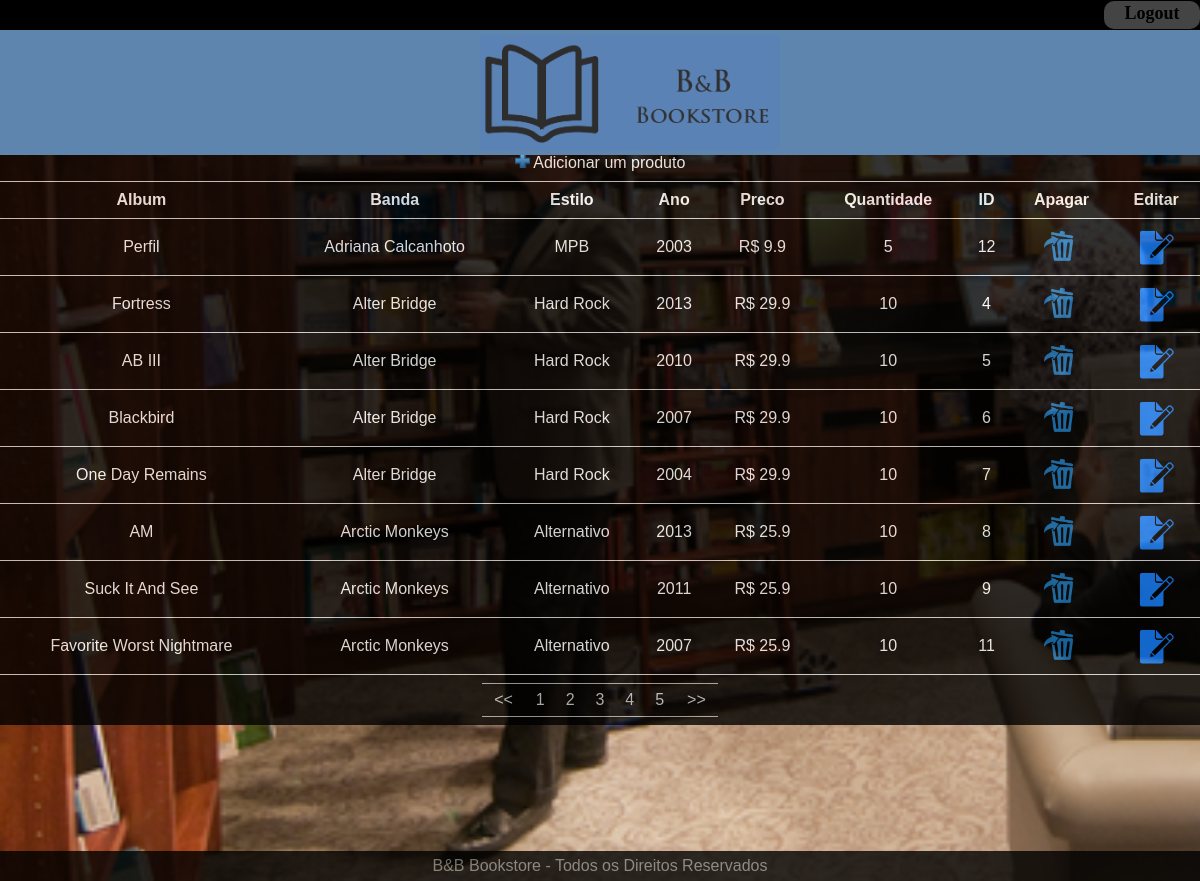
Page /selectcd.php (signed in) on the committed database.
### tables this page shows
CREATE TABLE `cds` (
   `id` int(11) not null auto_increment,
   `album` varchar(300),
   `banda` varchar(50),
   `estilo` varchar(50),
   `ano` int(4),
   `preco` float,
   `quantidade` int(4),
   PRIMARY KEY (`id`)
);

### selectcd.php (the view, shortened to what this page needs)
<html>
    	<head>
		<link type="text/css" rel="stylesheet" href="style.css">
	</head>
    <body>
        <div class="bd">
        <div class="menup">
                <div class="login">
                    <font size="4" align="right"> <a class="meuslinks" href="logout.php"><b>Logout</b></a></font>
                </div>
             </div>
            <div class="cabec">
            <a href='menu.php'><img src="Imagens/logomaior.png" width="300" id="logos"></img></a>
    </div>
        <?php
        include('conexaodb.php');
$pag = $_REQUEST['pag'];
$tamanhopag =8;
if($pag<1)
{
	$ini = 0;
}
else
{
	$ini = ($pag - 1) * $tamanhopag;
}
$query="SELECT * FROM cds";
$recordset = mysql_query($query,$conn);
$registrosTotais = mysql_num_rows($recordset);
$paginas = $registrosTotais / $tamanhopag;
if(($registrosTotais % $tamanhopag)>0)
{
	$paginas = $registrosTotais / $tamanhopag + 1;
}
        $ordem = $_REQUEST["ordem"];
        if($ordem == ""){
            $ordem = "banda";}
        $query="
        SELECT album, banda, estilo, ano, preco, quantidade, id
        FROM cds
        ORDER BY $ordem
        LIMIT $ini,$tamanhopag";
        $recordset = mysql_query($query,$conn);
		echo '<br><br><br><br><br><br><br><br><table class="table"><tr><td colspan="9"><a class="meuslinksa" href="addcd.php"><img src="Imagens/add.png" width="15">  Adicionar um produto</a></td></tr>
<tr><td><b><a class="meuslinksa" href="selectcd.php?ordem=album">Album </a></td> <td> <b><a class="meuslinksa" href="selectcd.php?ordem=banda"> Banda </a> </td> <td> <b><a class="meuslinksa" href="selectcd.php?ordem=estilo">Estilo</a> </td> <td> <b><a class="meuslinksa" href="selectcd.php?ordem=ano">Ano</a> </td> <td> <b><a class="meuslinksa" href="selectcd.php?ordem=preco">Preco</a> </td><td><b><a class="meuslinksa" href="selectcd.php?ordem=quantidade">Quantidade</a></td><td><b> <a class="meuslinksa" href="selectcd.php?ordem=id">ID</a> </td><td><b> Apagar </td><td><b> Editar </td></tr>';
while($registro=mysql_fetch_assoc($recordset))
        {
	       $album = $registro["album"];
	       $banda = $registro["banda"];
	       $estilo = $registro["estilo"];
	       $ano = $registro["ano"];
	       $preco = $registro["preco"];
           $quantidade = $registro["quantidade"];
	       $id = $registro["id"];
	       print "
           <tr>
             <td>$album</td>
             <td> $banda </td>
             <td> $estilo </td>
             <td> $ano </td>
             <td> R$ $preco </td>
             <td> $quantidade </td>
             <td> $id </td>
             <td><a href='javascript:void(0)' onclick='Deletar($id)'><img src='Imagens/delete.png' width='40'></a></td>
             <td><a href='javascript:void(0)' onclick='Editar($id)'><img src='Imagens/edit.png' width='40'></a></td>
             </tr>
             ";
    }
echo "</table>";
echo "<table class='table'><tr><td colspan='9'>";
echo "<table class='tables'><tr><td><a class='meuslinksa' href='selectcd.php?pag=1&ordem=$ordem'> <<  </td>";
for($k=1;$k<=$paginas;$k++)
{
	print "<td><a class='meuslinksa' href='selectcd.php?pag=$k&ordem=$ordem'>$k</a></td>";
}
$k--;
echo "<td><a class='meuslinksa' href='selectcd.php?pag=$k&ordem=$ordem'> >>  </td>";
echo "</tr></table>";
echo "</td></tr></table>";
    ?>
    <br><br><br><br><br><br><br>
    <div class="footer">
B&B Bookstore - Todos os Direitos Reservados
</div>
</div>
    </body>
</html>

### style.css (style rules this page uses)
body { padding: 0; margin: 0; background-color: grey; background-attachment:fixed; background-size:100%; font-family: Montserrat, sans-serif; }
.bd { background-image: url("./Imagens/book.jpg"); background-size: cover; background-repeat: no-repeat; background-attachment: fixed; }
#logos { position: relative; margin-left: auto; margin-right: auto; left: 40%; }
.cabec { position: fixed; top: 30px; left:0px; background-color: #5D85AE; width: 100%; height:120px; padding-top: 5px; padding-left:0px; z-index: 9999; }
.menup { background-color: black; text-align: right;; position: fixed; top:-10px; margin-left: auto; margin-right: auto; width: 100%; height: 25px; padding-top: 15px; padding-right: 10px; left: 0px; z-index: 9999; }
.login { position: relative; background-color:#444444; font-family: Lora; height: 26px; width: 8%; top: -4px; float: right; text-align: center; border-radius:10px; z-index: 9999; padding-top: 2px; }
.table { top: 100px; width: 100%; background-color: black; opacity: 0.8; border-collapse: collapse; border-spacing: 0; color: white; }
.table td { padding: 8px; line-height: 20px; text-align: center; vertical-align: center; align-content: center; border-top: 1px solid #dddddd; }
.tables { position: relative; left: 40%; width: 20%; align-self: center; background-color: black; opacity: 0.8; border-collapse: collapse; border-spacing: 0; color: white; }
.tables td { padding: 6px; line-height: 20px; text-align: center; vertical-align: center; border-bottom: 1px solid #dddddd; }
.footer { position: relative; line-height: 30px; text-align: center; vertical-align: center; background-color: black; opacity: 0.8; border-collapse: collapse; border-spacing: 0; color: grey; }

### selectcd.php (style rules this page uses)
A.meuslinksa { color: white; text-decoration: none }

### rows in the picture
cds: album "Perfil", banda "Adriana Calcanhoto", estilo "MPB", ano "2003", preco "9.9", quantidade "5", id "12"
cds: album "Fortress", banda "Alter Bridge", estilo "Hard Rock", ano "2013", preco "29.9", quantidade "10", id "4"
cds: album "AB III", banda "Alter Bridge", estilo "Hard Rock", ano "2010", preco "29.9", quantidade "10", id "5"
cds: album "Blackbird", banda "Alter Bridge", estilo "Hard Rock", ano "2007", preco "29.9", quantidade "10", id "6"
cds: album "One Day Remains", banda "Alter Bridge", estilo "Hard Rock", ano "2004", preco "29.9", quantidade "10", id "7"
cds: album "AM", banda "Arctic Monkeys", estilo "Alternativo", ano "2013", preco "25.9", quantidade "10", id "8"
cds: album "Suck It And See", banda "Arctic Monkeys", estilo "Alternativo", ano "2011", preco "25.9", quantidade "10", id "9"
cds: album "Favorite Worst Nightmare", banda "Arctic Monkeys", estilo "Alternativo", ano "2007", preco "25.9", quantidade "10", id "11"
